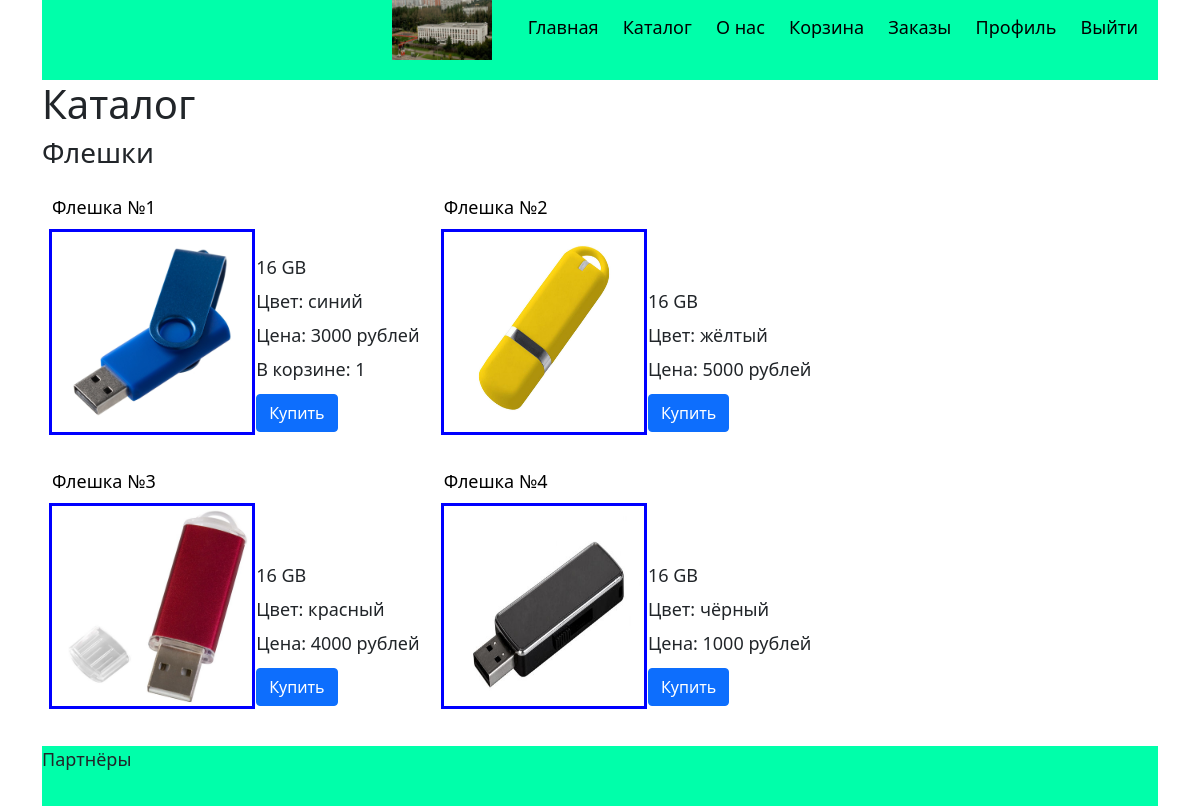
The app's page /catalog/ (signed in), older data.
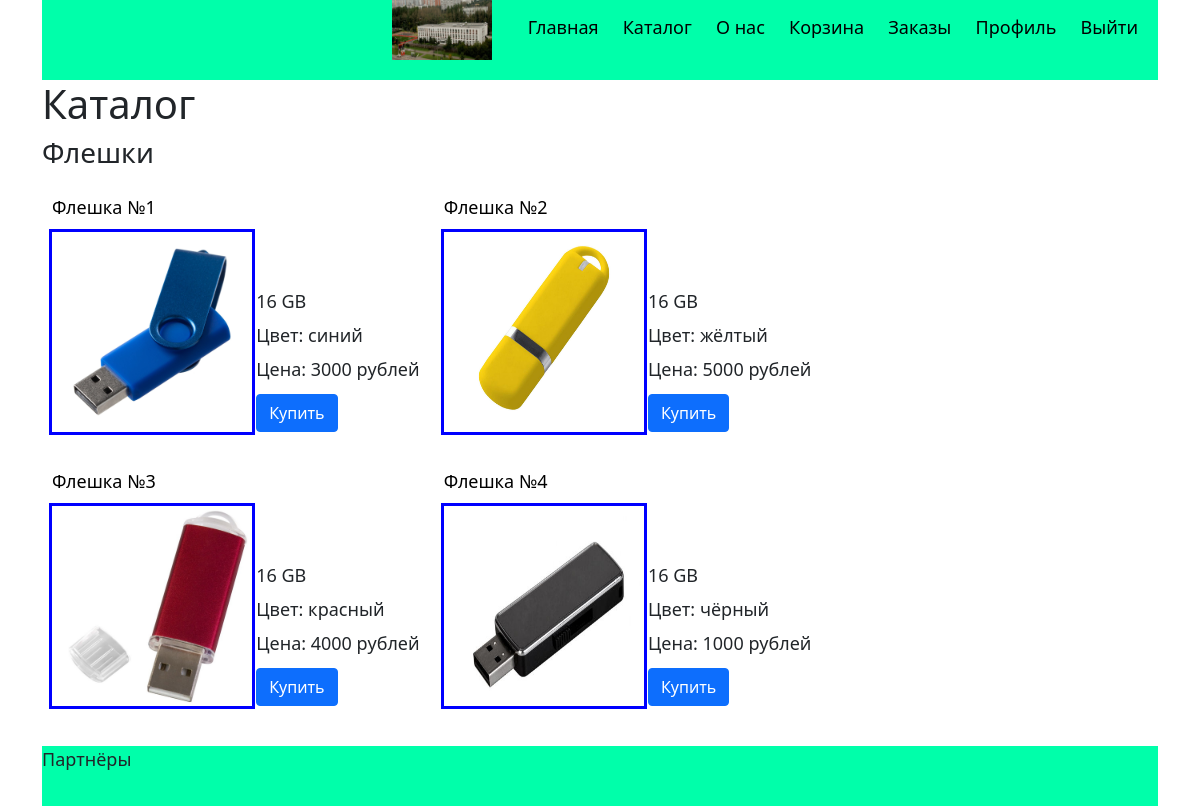
The same page, newer data.
### ORM.py (models this page shows)
class Goods(db.Model):
    id = db.Column(db.Integer, primary_key=True)
    name = db.Column(db.String(80), nullable=False)
    quantity = db.Column(db.Integer, nullable=False)
    description = db.Column(db.String(200))
    price_id = db.Column(db.Integer, db.ForeignKey('prices.id'))
    price = db.relationship('Prices', backref=db.backref('good', lazy=False))
    photo_link = db.Column(db.String(80))
    colour = db.Column(db.String(80))
    category_id = db.Column(db.Integer, db.ForeignKey('categories.id'))
    category = db.relationship('Categories', backref=db.backref('goods', lazy=False))
    def link(self):
        return '/product?good_id='+str(self.id)

class Prices(db.Model):
    id = db.Column(db.Integer, primary_key=True)
    price = db.Column(db.Integer, nullable=False)
    start_date = db.Column(db.DateTime, nullable=False)
    end_date = db.Column(db.DateTime, nullable=False)

### main.py (the view)
@app.route('/catalog/', methods=['GET', 'POST'])
def catalog():
    if request.method == 'POST':
        action = request.form['buy']
        good_id = int(action)
        if buy(good_id):
            return redirect(url_for('sign_in'), code=301)
    min_price=int(request.args.get('min_price',0))
    max_price=int(request.args.get('max_price',10**9))
    login = session.get('login')
    goods=[]
    quantity = dict()
    for i in Goods.query.all():
        if min_price<=i.price.price<=max_price:
            goods.append(i)
            cart = list(filter(lambda x: x.customer.login == login and x.good.id == i.id, Shopping_cart.query.all()))
            if not cart == []:
                quantity[i.id] = cart[0].quantity
    return render_template('catalog.html',goods=goods, quantity = quantity)

### templates/catalog.html (shortened to what this page needs)
{% extends "base.html" %}
{% block content %}
        <h1>Каталог</h1>
        <h3>Флешки</h3>
        <div class='catalog_items'>
            {% for good in goods %}
                <div class="catalog_item">
                    <div class="description">
                        <div>
                            <p><a href={{good.link()}}>{{good.name}}</a></p>
                        </div>
                        <div>
                            <a href={{good.link()}}><img class=BuylistImage src="{{ url_for('static', filename=good.photo_link) }}" alt="Флешка №1"></a>
                        </div>
                    </div>
                    <div class="description">
                        <p>16 GB</p>
                        <p>Цвет: {{good.colour}}</p>
                        <p>Цена: {{good.price.price}} рублей</p>
                        {% if good.id in quantity %}
                            <p>В корзине: {{quantity[good.id]}}</p>
                        {% endif %}
                        <form method="POST">
                            <button type="submit" name="buy" value="{{good.id}}" class="btn btn-primary">Купить</button>
                        </form>
                    </div>
                </div>
            {% endfor %}
        </div>
{% endblock %}

Row changes from the older to the newer data that the page shows:
changed Goods "Флешка №1": id "1" → (not shown)
